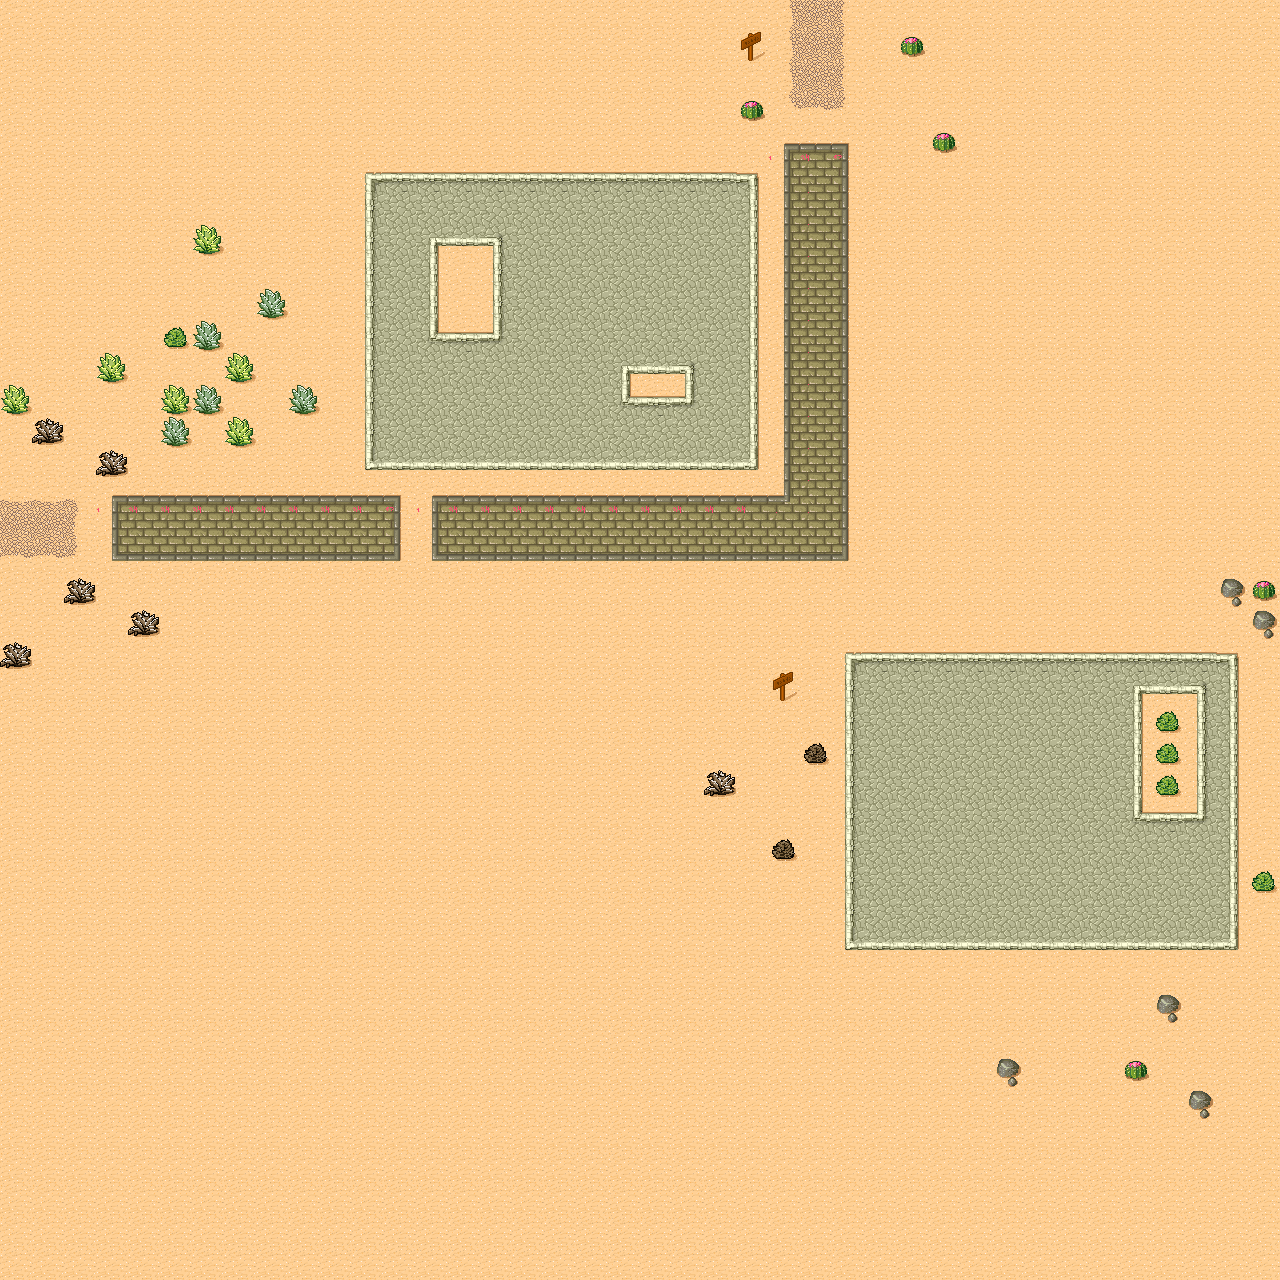

This game map was drawn from its Tiled (.tmx) file and the tilesets committed beside it. A one-line description and the trimmed map source follow:
An orthogonal 40x40 tile map with 32x32 px tiles, 1 tile layer (Ground).

<map version="1.0" tiledversion="1.1.5" orientation="orthogonal" renderorder="right-down" width="40" height="40" tilewidth="32" tileheight="32" infinite="0" nextlayerid="2" nextobjectid="1">
 <tileset firstgid="1" source="desert.tsx" />
 <layer id="1" name="Ground" width="40" height="40">
  <data>[1600 cells, 1600 non-empty, 40 distinct tile ids]</data>
 </layer>
</map>
